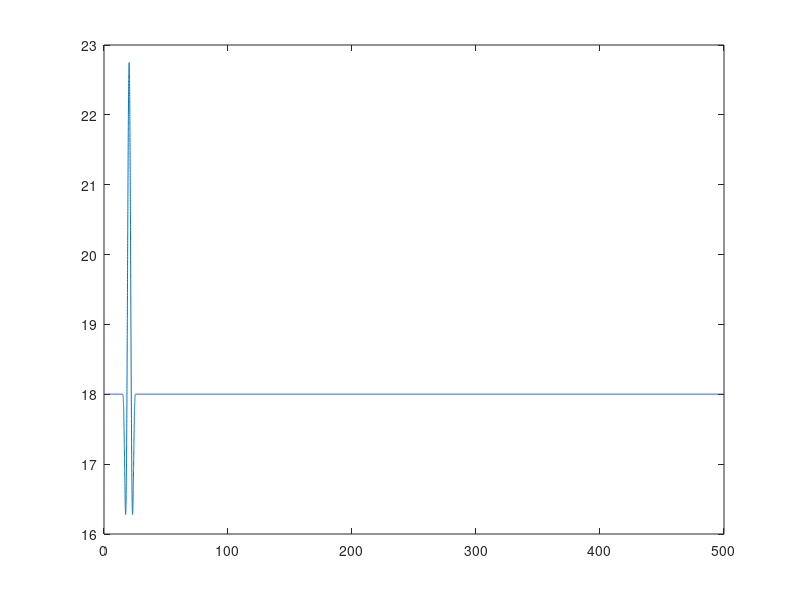

MATLAB code for this plot: (Note: this script raises an error after producing the figure.)
clear all;
close all;
clc;

%%
FileName = 'EOG_URef_18';

%% Preprocessing
% time
T           = 500;                  % [s]   simulation length
dt          = 1/80;               	% [s]   simulation time step

% wind
V_hub       = 18;                   % [m/s] mean wind speed at hub height 
T_gust      = 10.5;                 % [s]   length of EOG
t_start     = 15;                   % [s]   time when EOG should start
V_ref       = 50;                   % [m/s] reference wind speed average over 10 min
I_ref       = 0.16;                 % [-]   expected value of the turbulence intensity at 15 m/s
D           = 240;                  % [m]   rotor diameter

% calculation of wind signals
t           = 0:dt:T-dt;

% Longitudinal scale parameter at hub height (assuming hub height >60 m)
lambda1     = 42;

% Extreme Operational Gust (EOG) definition
sigma1      = I_ref * (0.75*V_hub + 5.6);
V_e50     	= 1.4*V_ref;
V_e1      	= 0.8*V_e50;
V_gust      = min([1.35*(V_e1-V_hub), 3.3*(sigma1/(1+0.1*D/lambda1))]);

% EOG wind speed vector
u           = zeros(1, length(t));
for iTimeStep = 1:length(t)
    if (t(iTimeStep) >= t_start) && (t(iTimeStep) <= t_start+T_gust)
        t_EOG           = t(iTimeStep) - t_start;
        u(iTimeStep)    = V_hub-0.37*V_gust*sin(3*pi*t_EOG/T_gust)*(1-cos(2*pi*t_EOG/T_gust));
    else
        u(iTimeStep)    = V_hub;
    end
end


figure()
plot(t,u)


% Some variables required in the Type 4 wind: Bladed style
HubHeight   = 150;
dy          = 150;
dz          = 150;
Ny          = 3;
Nz          = 3;
URef        = V_hub;
zOffset     = HubHeight;
z0          = 0.1;          % the rougthness length, not really used


SummVars(1) = HubHeight;    % HubHeight
SummVars(3) = URef;

velocity    = zeros(max(size(t)),3,Ny,Nz);
% prepare to write out
for iy = 1:Ny
    for iz = 1:Nz
        velocity(:,1,iy,iz) = u;
    end
end

% here we use std u for v and w components, to avoid dividing by zero
SummVars(4) = std(squeeze(velocity(:,1,1,1)))/URef*100;
SummVars(5) = std(squeeze(velocity(:,1,1,1)))/URef*100;
SummVars(6) = std(squeeze(velocity(:,1,1,1)))/URef*100;

disp('Exporting rotor plane wind field as ".wnd" binary files...')
% write the .wnd
WriteBLgrid([FileName '.wnd'], velocity, dy, dz, dt, zOffset, z0, SummVars)

% Now write a sum file
fileID    = fopen([FileName '.sum'],'w');
fprintf(fileID,'This summary file is not complete it only contains required information for the OpenFAST');
fprintf(fileID,'\n');
fprintf(fileID,'F        Clockwise rotation when looking downwind?\n');
fprintf(fileID,[num2str(SummVars(1)) '  Hub height [m] \n']);
fprintf(fileID,['UBar   =  ' num2str(SummVars(3)) ' m/s \n']);
fprintf(fileID,['TI(u)  =  ' num2str(SummVars(4)) ' %%\n']);
fprintf(fileID,['TI(v)  =  ' num2str(SummVars(5)) ' %%\n']);
fprintf(fileID,['TI(w)  =  ' num2str(SummVars(6)) ' %%\n']);
fprintf(fileID,['Height Offset =  ' num2str(0) ' m\n']);
fprintf(fileID,'Creating a PERIODIC output file.');
fclose(fileID);

